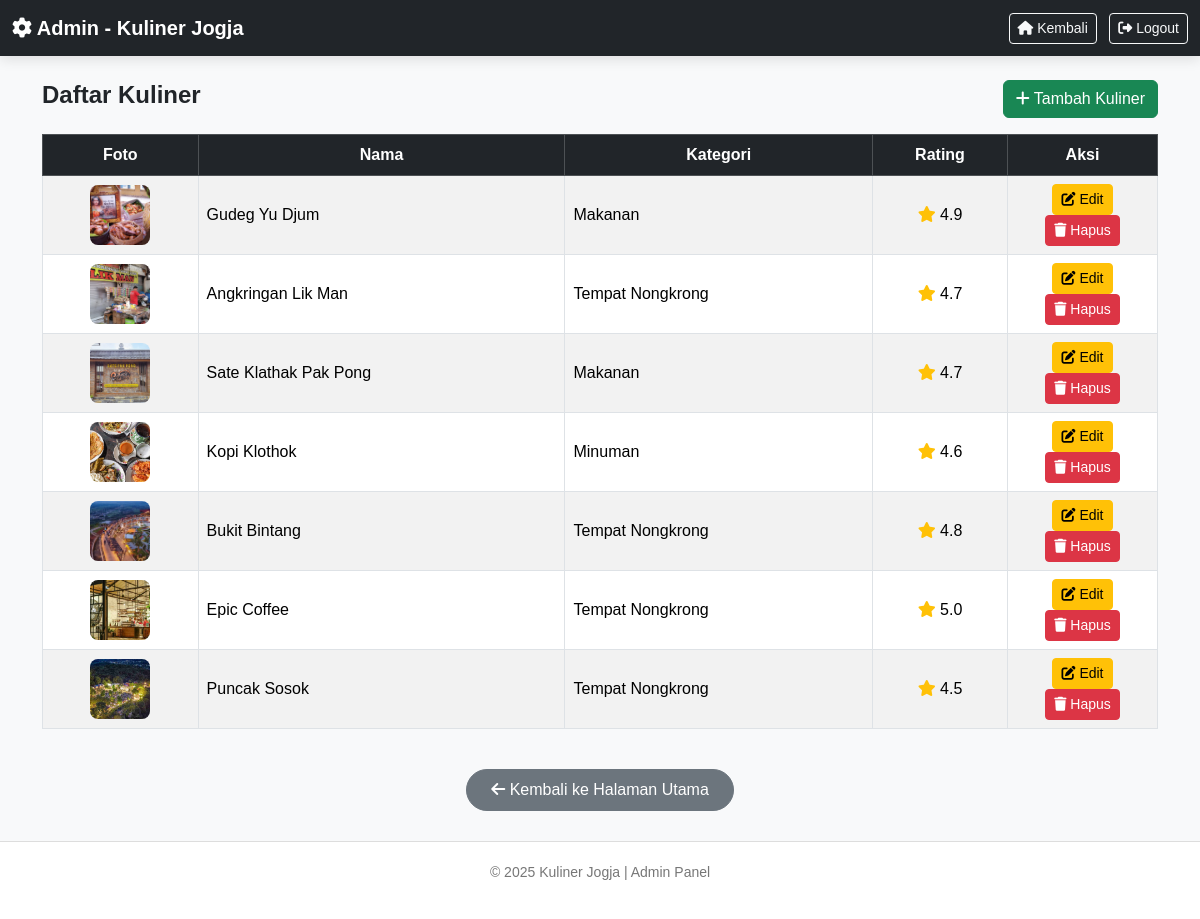
Page /dashboard.php (signed in) on the committed database.
### tables this page shows
CREATE TABLE `kuliner` (
  `id` int(11) NOT NULL,
  `nama` varchar(100) NOT NULL,
  `alamat` text NOT NULL,
  `deskripsi` text NOT NULL,
  `kategori` enum('Makanan','Minuman','Tempat Nongkrong') NOT NULL,
  `rating` decimal(2,1) NOT NULL,
  `foto` varchar(100) DEFAULT 'default.jpg'
);

### dashboard.php (the view, shortened to what this page needs)
<?php
include '../config/database.php';
$stmt = $pdo->query("SELECT * FROM kuliner");
?>
<!DOCTYPE html>
<html lang="id">
<head>
  <link href="https://cdn.jsdelivr.net/npm/bootstrap@5.3.3/dist/css/bootstrap.min.css" rel="stylesheet">
  <link href="https://cdnjs.cloudflare.com/ajax/libs/font-awesome/6.5.0/css/all.min.css" rel="stylesheet">
</head>
<body>
  <nav class="navbar navbar-dark bg-dark">
    <div class="container-fluid d-flex justify-content-between align-items-center">
      <span class="navbar-brand fw-semibold">
        <i class="fas fa-cog"></i> Admin - Kuliner Jogja
      </span>
      <div>
        <a href="../index.php" class="btn btn-outline-light btn-sm me-2">
          <i class="fas fa-home"></i> Kembali
        </a>
        <a href="logout.php" class="btn btn-outline-light btn-sm">
          <i class="fas fa-sign-out-alt"></i> Logout
        </a>
      </div>
    </div>
  </nav>
  <div class="container mt-4">
    <div class="d-flex justify-content-between align-items-center mb-3">
      <h4 class="fw-bold">Daftar Kuliner</h4>
      <a href="tambah.php" class="btn btn-success">
        <i class="fas fa-plus"></i> Tambah Kuliner
      </a>
    </div>
    <div class="table-responsive">
      <table class="table table-bordered table-striped align-middle">
        <thead class="table-dark text-center">
          <tr>
            <th>Foto</th>
            <th>Nama</th>
            <th>Kategori</th>
            <th>Rating</th>
            <th width="150">Aksi</th>
          </tr>
        </thead>
        <tbody>
          <?php while ($row = $stmt->fetch()) { ?>
            <tr>
              <td class="text-center">
                <img src="../assets/img/<?= htmlspecialchars($row['foto']) ?>"
                     width="60" height="60" style="object-fit:cover;"
                     onerror="this.onerror=null;this.src='../assets/img/default.jpg';">
              </td>
              <td><?= htmlspecialchars($row['nama']) ?></td>
              <td><?= htmlspecialchars($row['kategori']) ?></td>
              <td class="text-center">
                <i class="fas fa-star text-warning"></i> <?= htmlspecialchars($row['rating']) ?>
              </td>
              <td class="text-center">
                <a href="edit.php?id=<?= $row['id'] ?>" class="btn btn-sm btn-warning">
                  <i class="fas fa-edit"></i> Edit
                </a>
                <a href="hapus.php?id=<?= $row['id'] ?>" class="btn btn-sm btn-danger btn-hapus">
                  <i class="fas fa-trash"></i> Hapus
                </a>
              </td>
            </tr>
          <?php } ?>
        </tbody>
      </table>
    </div>
    <div class="text-center mt-4">
      <a href="../index.php" class="btn btn-secondary btn-back px-4 py-2">
        <i class="fas fa-arrow-left"></i> Kembali ke Halaman Utama
      </a>
    </div>
  </div>
  <footer>
    <p>© <?= date('Y') ?> Kuliner Jogja | Admin Panel</p>
  </footer>
</body>
</html>

### dashboard.php (style rules this page uses)
body { background-color: #f8f9fa; font-family: 'Poppins', sans-serif; }
.navbar { box-shadow: 0 4px 12px rgba(0,0,0,0.1); }
.table img { border-radius: 8px; }
.btn-back { border-radius: 50px; font-weight: 500; transition: all 0.2s ease; }
footer { margin-top: 30px; padding: 20px 0; background-color: #fff; border-top: 1px solid #ddd; text-align: center; font-size: 14px; color: #777; }

### rows in the picture
kuliner: foto (picture), nama "Gudeg Yu Djum", kategori "Makanan", rating "4.9"
kuliner: foto (picture), nama "Angkringan Lik Man", kategori "Tempat Nongkrong", rating "4.7"
kuliner: foto (picture), nama "Sate Klathak Pak Pong", kategori "Makanan", rating "4.7"
kuliner: foto (picture), nama "Kopi Klothok", kategori "Minuman", rating "4.6"
kuliner: foto (picture), nama "Bukit Bintang", kategori "Tempat Nongkrong", rating "4.8"
kuliner: foto (picture), nama "Epic Coffee", kategori "Tempat Nongkrong", rating "5.0"
kuliner: foto (picture), nama "Puncak Sosok", kategori "Tempat Nongkrong", rating "4.5"
